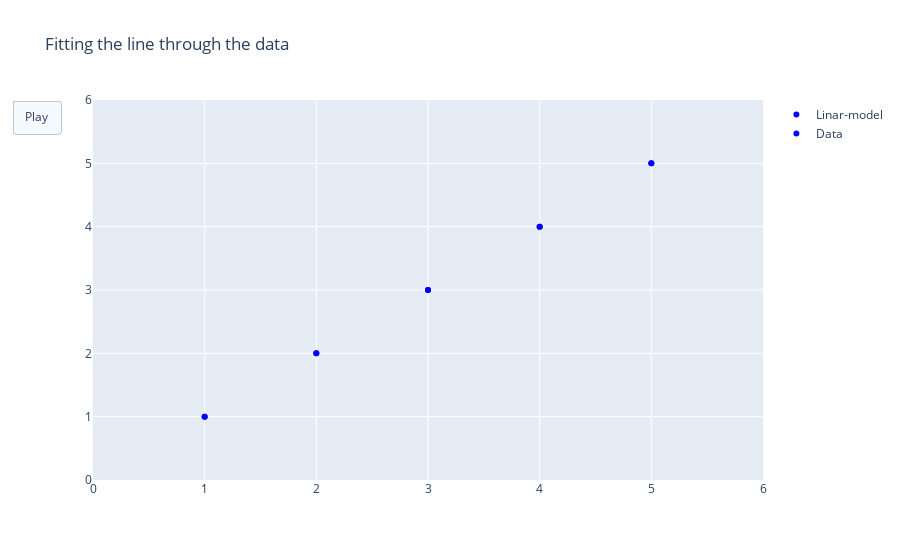

This figure's notebook cell:
### Markdown cell above
The below graph shows different linear model on the data.

### Code cell
fig = go.Figure(
    data=[go.Scatter(x=x.reshape(len(x)), y=y,
                     mode="markers",
                     name='Linar-model',
                     line=dict(width=2, color="blue")),
          go.Scatter(x=x.reshape(len(x)), y=y,
                     mode="markers",
                     name='Data',
                     line=dict(width=2, color="blue"))],
    layout=go.Layout(
        xaxis=dict(range=[0, 6], autorange=False, zeroline=False),
        yaxis=dict(range=[0, 6], autorange=False, zeroline=False),
        title_text="Fitting the line through the data", hovermode="closest",
        updatemenus=[dict(type="buttons",
                          buttons=[dict(label="Play",
                                        method="animate",
                                        args=[None])])]),
      frames=[go.Frame(
        data=[go.Scatter(
            x=x.reshape(len(x)),
            y=y_predicted[k],
            mode="lines",
            line=dict(color="red", width=2))
        ]) for k in range(20)]
)

fig.show()

### Figure 1 — Plotly figure (JSON) as saved in the notebook; plotly's stock layout.template omitted (floating-point values rounded to 4 significant figures)
{"data": [{"line": {"color": "blue", "width": 2}, "mode": "markers", "name": "Linar-model", "type": "scatter", "x": [1, 2, 3, 4, 5], "y": [1, 2, 3, 4, 5]}, {"line": {"color": "blue", "width": 2}, "mode": "markers", "name": "Data", "type": "scatter", "x": [1, 2, 3, 4, 5], "y": [1, 2, 3, 4, 5]}], "layout": {"hovermode": "closest", "title": {"text": "Fitting the line through the data"}, "updatemenus": [{"buttons": [{"args": [null], "label": "Play", "method": "animate"}], "type": "buttons"}], "xaxis": {"autorange": false, "range": [0, 6], "zeroline": false}, "yaxis": {"autorange": false, "range": [0, 6], "zeroline": false}}}
